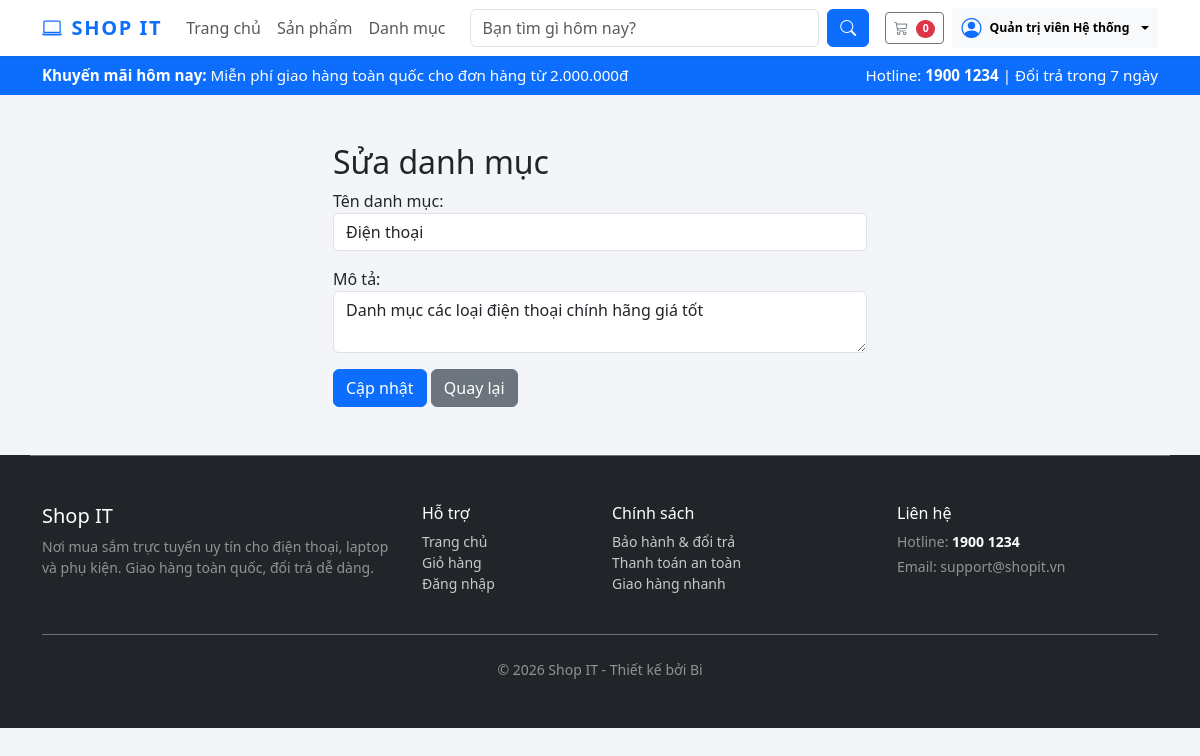
Screenshot of /Category/edit/1 (signed in) with the database file from the repository.
### tables this page shows
CREATE TABLE IF NOT EXISTS `category` (
  `id` int NOT NULL AUTO_INCREMENT,
  `name` varchar(100) NOT NULL,
  `description` text,
  PRIMARY KEY (`id`)
);

### index.php (called while the page is built, shortened)
<?php
$url = $_GET['url'] ?? '';
$url = rtrim($url, '/');
$url = filter_var($url, FILTER_SANITIZE_URL);
$url = explode('/', $url);
$action = (!empty($url[1])) ? $url[1] : 'index';
$controller = new $controllerName();
call_user_func_array([$controller, $action], array_slice($url, 2));

### app/config/database.php (called while the page is built, shortened)
<?php
class Database {
    private $host = "localhost";
    private $db_name = "my_store";
    private $username = "root";
    private $password = "";
    public function getConnection() {
        $this->conn = null;
        try {
            $this->conn = new PDO("mysql:host=" . $this->host . ";dbname=" . $this->db_name, $this->username, $this->password);
            $this->conn->exec("set names utf8");
        } catch(PDOException $exception) {
            echo "Connection error: " . $exception->getMessage();
        }
        return $this->conn;
    }
}

### app/models/CategoryModel.php (called while the page is built, shortened)
<?php
class CategoryModel
{
    private $conn;
    private $table_name = "category";
    public function __construct($db)
    {
        $this->conn = $db;
    }
   public function getCategoryById($id)
{
    $query = "SELECT * FROM " . $this->table_name . " WHERE id = :id";
    $stmt = $this->conn->prepare($query);
    $stmt->bindParam(':id', $id);
    $stmt->execute();
    return $stmt->fetch(PDO::FETCH_OBJ);
}
}
?>

### app/views/Category/edit.php (the view, shortened to what this page needs)
<?php include BASE_PATH . '/app/views/shares/header.php'; ?>
<div class="container my-5">
    <div class="row justify-content-center">
        <div class="col-md-6">
            <h2>Sửa danh mục</h2>
            <form method="POST" action="/Category/update">
                <div class="mb-3">
                    <label>Tên danh mục:</label>
                    <input type="text" name="name" class="form-control" value="<?php echo htmlspecialchars($category->name); ?>" required>
                </div>
                <div class="mb-3">
                    <label>Mô tả:</label>
                    <textarea name="description" class="form-control"><?php echo htmlspecialchars($category->description); ?></textarea>
                </div>
                <button type="submit" class="btn btn-primary">Cập nhật</button>
                <a href="/Category" class="btn btn-secondary">Quay lại</a>
            </form>
        </div>
    </div>
</div>
<?php include BASE_PATH . '/app/views/shares/footer.php'; ?>

### app/views/shares/header.php (style rules this page uses)
:root { --site-bg: #f3f5f8; --card-bg: #ffffff; --primary-color: #0d6efd; --secondary-color: #212529; }
body { background-color: var(--site-bg); }

### rows the page displays
category: name "Điện thoại", description "Danh mục các loại điện thoại chính hãng giá tốt"

### other values shown
$totalItems "0"
$displayName "Quản trị viên Hệ thống"
